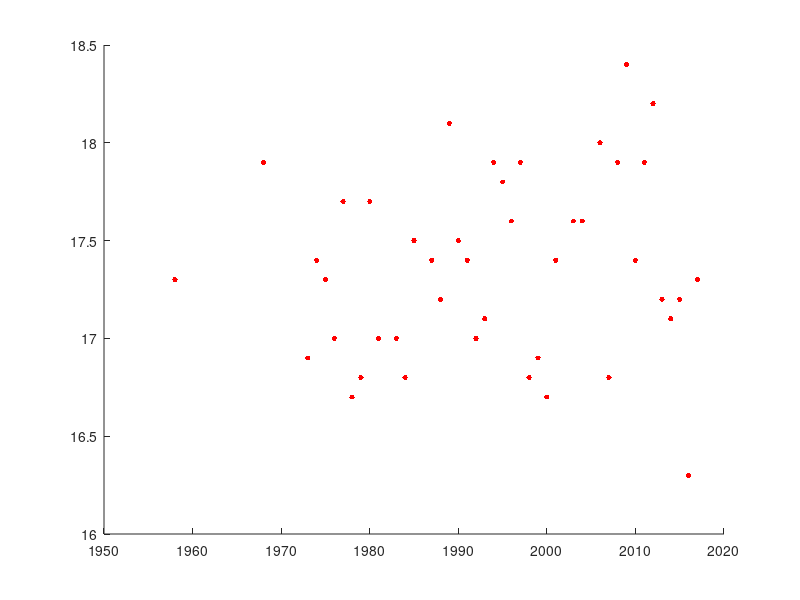

MATLAB code to generate this figure: (Note: this script raises an error after producing the figure.)
function [ out ] = lab3_ej5()

    datos = load("datos_aeroCBA.dat");

    year = datos(:,1);
    temp = datos(:,2);
    year1 = (1957:1/8:2017)

    x = [];    
    y = [];
    z = [];
    w = [];

    for i = 1 : size(year)
        if (isnan(temp(i)) == 0)
            x = [x year(i)];
            y = [y temp(i)];
        else
            z = [z year(i)];
        endif
    endfor

    w = interp1(x,y,z,"spline","extrap");
    w1 = interp1(x,y,year,"spline","extrap");

    out = w;

    figure(1);
    newplot(1);
    hold on;
    plot(x,y,"r.","markersize",12);
    plot(year1, w1,'g-','linewidth',3);
    plot(z,w,'b.','markersize',14);
    plot(year1,w1,'k.','markersize',5);


end